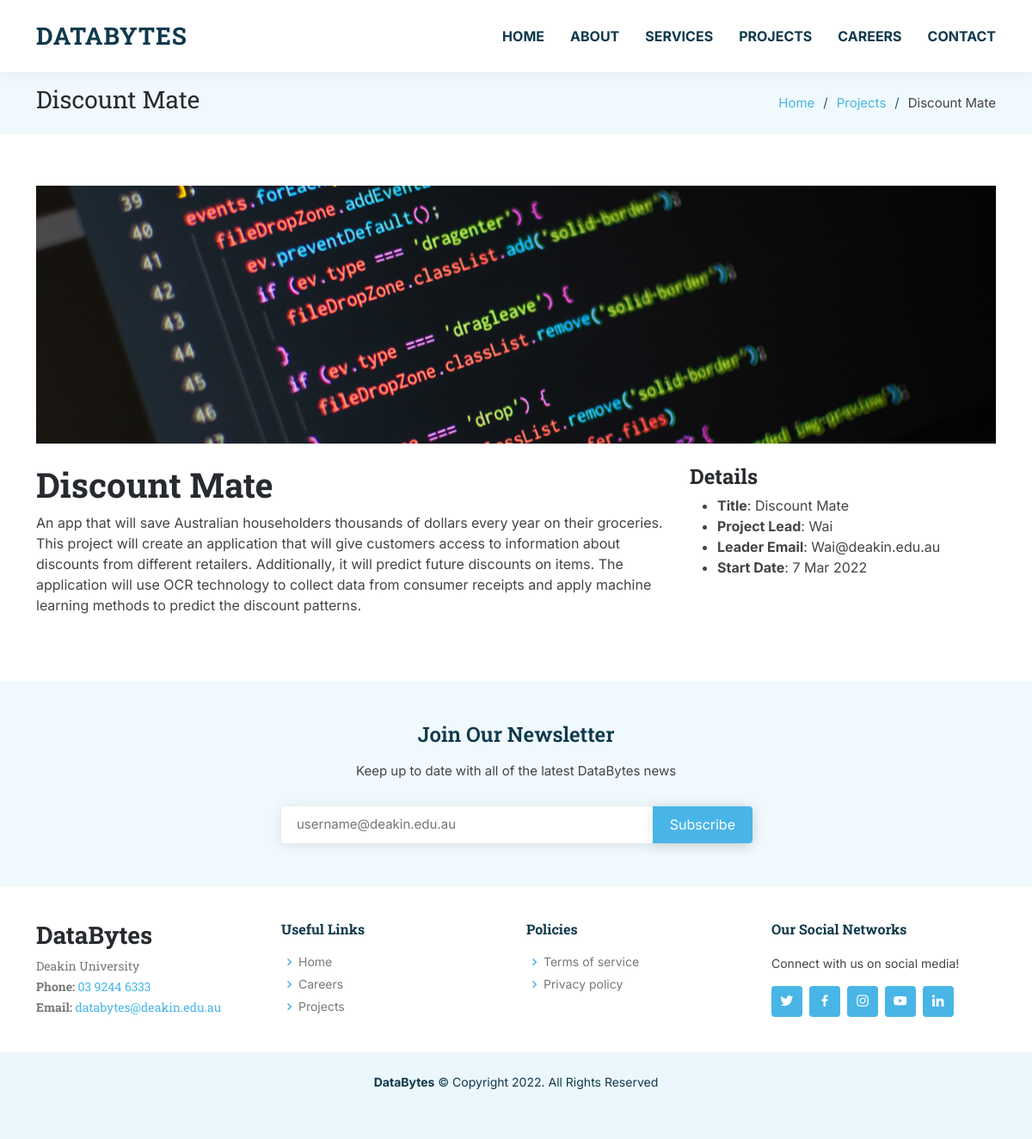
Screenshot of /projects/discount-mate with the database file from the repository.
### DBweb/models.py (models this page shows, shortened)
class Project (md.Model):
    ProjectID = md.BigAutoField(primary_key=True)
    ProjectName = md.CharField(max_length=64)
    ProjectShortDescription = md.TextField(max_length=128, null=True)
    ProjectDescription = md.TextField(max_length=2048, null=True)
    ProjectLeader = md.CharField(max_length=64, null=True)
    LeaderEmail = md.EmailField(max_length=64, null=True)
    ProjectStartDate = md.DateField(null=True)
    ProjectEndDate = md.DateField(null=True)
    ProjectIsActive = md.BooleanField(default=True, null=True)
    ProjectIsFeatured = md.BooleanField(default=True, null=True)
    ProjectURL = md.CharField(max_length=64, default=ProjectName) # VALIDATOR
    ProjectImage = md.CharField(max_length=64, null=True) # VALIDATOR

### DBweb/views.py (the view)
# urls.py: path('projects/<str:ProjectURL>', views.project, name='project'),
def project(request, ProjectURL):
    project = Project.objects.filter(ProjectURL = ProjectURL).values()
    template = '404.html'
    for i in project:
        print(i)
        if i["ProjectURL"] == ProjectURL:
            template = 'project-details.html'
    context = {'project': project}
    return render(request, template, context)

### DBweb/templates/project-details.html (shortened to what this page needs)
<!DOCTYPE html>
<html lang="en">
  <head>
    {% load static %}
    <link href="{% static 'vendor/bootstrap/css/bootstrap.min.css' %}" rel="stylesheet">
    <link href="{% static 'vendor/bootstrap-icons/bootstrap-icons.css' %}" rel="stylesheet">
    <link href="{% static 'vendor/boxicons/css/boxicons.min.css' %}" rel="stylesheet">
    <link href="{% static 'vendor/glightbox/css/glightbox.min.css' %}" rel="stylesheet">
    <link href="{% static 'vendor/swiper/swiper-bundle.min.css' %}" rel="stylesheet">
    <link href="{% static 'css/style.css' %}" rel="stylesheet">
  </head>
<body>
  {% include 'navigation.html' %}
  {% block project %}
  {% for i in project %}
  <main id="main">
    <section id="breadcrumbs" class="breadcrumbs">
      <div class="container">
        <div class="d-flex justify-content-between align-items-center">
          <h2>{{i.ProjectName}}</h2>
          <ol>
            <li><a href="{% url 'index' %}">Home</a></li>
            <li><a href="{% url 'projects' %}">Projects</a></li>
            <li>{{i.ProjectName}}</li>
          </ol>
        </div>
      </div>
    </section>
    <section id="portfolio-details" class="portfolio-details">
      <div class="container">
        <div class="row gy-4">
          <div class="col-lg-12">
            <div class="portfolio-details-slider swiper">
              <div class="swiper-wrapper align-items-center">
                <div class="swiper-slide">
                  {% if i.ProjectIsActive == True %}
                    {% with i as project %}
                      {% if i.ProjectImage is not None %}
                        {% with p as proj %}
                          <img src="{% static '' %}img/{{ i.ProjectImage }}" alt="{{i.ProjectName}}" width="100%" style="height:300px; object-fit: cover;">
                          {% endwith %}
                        {% else %}
                          {% with p.parent as proj %}
                            <img src="{% static '' %}img/tech_0{{i.ProjectID}}.jpg'" alt="{{i.ProjectName}}" width="100%" style="height:300px; object-fit: cover;">
                          {% endwith %}
                        {% endif %}
                      {% endwith %}
                  {% endif %}
                </div>
              </div>
            </div>
          </div>
          <div class="col-lg-8">
            <div class="portfolio-description">
              <h1> {{i.ProjectName}}</h1>
              <p>
                {{i.ProjectDescription}}
              </p>
            </div>
          </div>
          <div class="col-lg-4">
            <div class="portfolio-info">
              {% if i.ProjectIsActive == True %}
                    {% with i as project %}
                <h4>Details</h4>
                <ul>
                  <li><strong>Title</strong>: {{i.ProjectName}}</li>
                  <li><strong>Project Lead</strong>: {{i.ProjectLeader}}</li>
                  <li><strong>Leader Email</strong>: {{i.LeaderEmail}}</li>
                  <li><strong>Start Date</strong>: {{i.ProjectStartDate}}</li>
                </ul>
            </div>
          </div>
        </div>
        {% endwith %}
      {% endif %}
      </div>
    </section>
    {% endfor %}
    {% endblock %}
  </main>
  {% include 'footer.html' %}
</body>
</html>

### DBweb/static/css/style.css (style rules this page uses)
body { font-family: "Inter", sans-serif; color: #444444; }
a { text-decoration: none; color: #49b5e7; }
h1, h2, h3, h4, h5, h6 { font-family: 'Roboto Slab', serif; font-weight: 700; color: #272a2e; }
section { padding: 60px 0; overflow: hidden; }
.breadcrumbs { padding: 15px 0; background: #f0f9fd; margin-top: 84px; }
.breadcrumbs h2 { font-size: 28px; font-weight: 400; font-family: 'Roboto Slab', serif; }
.breadcrumbs ol { display: flex; flex-wrap: wrap; list-style: none; padding: 0; margin: 0; font-size: 15px; }
.breadcrumbs ol li + li { padding-left: 10px; }
.breadcrumbs ol li + li::before { display: inline-block; padding-right: 10px; color: #175977; content: "/"; }

### rows the page displays
Project: ProjectName "Discount Mate", ProjectImage (picture), ProjectDescription "An app that will save Australian householders thousands of dollars every year on their groceries. This project will create an application that will give customers access to information about discounts from different retailers. Additionally, it will predict future discounts on items. The application will use OCR technology to collect data from consumer receipts and apply machine learning methods to predict the discount patterns.", ProjectLeader "Wai", LeaderEmail "Wai@deakin.edu.au", ProjectStartDate "7 Mar 2022"
